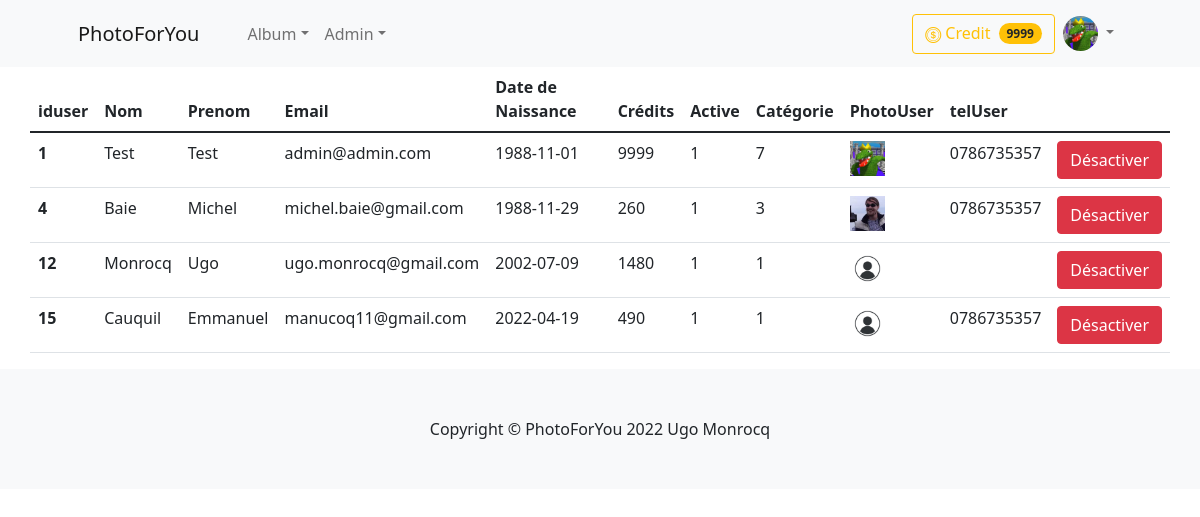
The page /gerer-utilisateur.php (signed in) on the database as committed earlier.
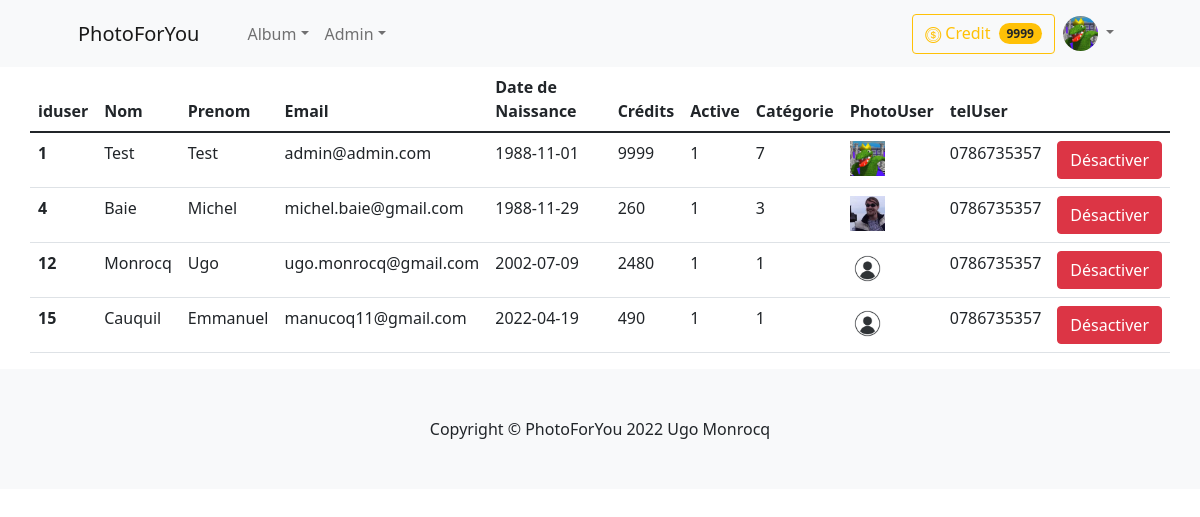
The same page on the database as committed later.
### tables this page shows
CREATE TABLE IF NOT EXISTS `menu` (
  `idMenu` int(11) NOT NULL,
  `nomMenu` varchar(45) DEFAULT NULL,
  `URL` varchar(100) DEFAULT NULL,
  `Habilitation` varchar(45) DEFAULT NULL,
  PRIMARY KEY (`idMenu`)
);

CREATE TABLE IF NOT EXISTS `users` (
  `iduser` int(11) NOT NULL AUTO_INCREMENT,
  `nom` varchar(45) NOT NULL,
  `prenom` varchar(45) NOT NULL,
  `email` varchar(45) NOT NULL,
  `mdp` varchar(128) NOT NULL,
  `dateNaiss` date NOT NULL,
  `credit` int(11) NOT NULL,
  `active` int(11) NOT NULL,
  `categorie` int(11) NOT NULL,
  `photoUser` varchar(100) NOT NULL DEFAULT 'profil.jpg',
  `telUser` char(10) DEFAULT NULL,
  `adressUser` varchar(45) DEFAULT NULL,
  `siteUser` varchar(100) DEFAULT NULL,
  `siret` varchar(14) DEFAULT NULL,
  PRIMARY KEY (`iduser`)
);

### gerer-utilisateur.php (the view, shortened to what this page needs)
<?php
include ('includes/header.php');
?>
<!DOCTYPE html>
<html>
<head>
</head>
<body>
<div class="container">
            <div class="jumbotron">
                <div class="row row-cols-1 row-cols-md-3 g-4">
				<table class="table">
  					<thead class="thead-dark" style="width:100%">
						<tr>
							<th scope="col">iduser</th>
							<th scope="col">Nom</th>
							<th scope="col">Prenom</th>
							<th scope="col">Email</th>
							<th scope="col">Date de Naissance</th>
							<th scope="col">Crédits</th>
							<th scope="col">Active</th>
							<th scope="col">Catégorie</th>
							<th scope="col">PhotoUser</th>
							<th scope="col">telUser</th>
						</tr>
					</thead>
				<tbody>
			<?php
			$req= "SELECT * FROM users";
			$ins=$dbh->prepare($req);
			$ins->execute();
			$num = $ins->fetchAll();
			if($num > 0) {
				foreach ($num as $value){
					echo "<tr>
					<th scope='row'>".$value['iduser']."</th>
					<td>".$value['nom']."</td>
					<td>".$value['prenom']."</td>
					<td>".$value['email']."</td>
					<td>".$value['dateNaiss']."</td>
					<td>".$value['credit']."</td>
					<td>".$value['active']."</td>
					<td>".$value['categorie']."</td>
					<td><img width=35 height=35 src='images/profil/".$value['photoUser']."' ></td>
					<td>".$value['telUser']."</td>
					<td>
					";
		if($value['active']==0)
		{
			echo "<a href='active-user.php?iduser=".$value['iduser']."'><button type='button' class='btn btn-success'>Activer</button></a>
			<a href='supr-user.php?iduser=".$value['iduser']."'><button type='button' class='btn btn-danger'>Supprimer</button></a>";
		}
		elseif($value['active']==1){
			echo "<a href='desac-user.php?iduser=".$value['iduser']."'><button type='button' class='btn btn-danger'>Désactiver</button></a>
			</td>
			</tr>";
		}
	}
}
		else {
			echo "<tr><td colspan='15'><center>Pas de Donnée</center></td></tr>";
		}
		?>
		</tbody>
	</table>
</div>
</div>
</div>
<?php
include ('includes/footer.php');
?>

### includes/header.php (shortened to what this page needs)
<!DOCTYPE html>
<html lang="fr">
<head>
    <link rel="stylesheet" href="assets/css/bootstrap.min.css">
    <link rel="stylesheet" href="https://cdn.jsdelivr.net/npm/bootstrap-icons@1.8.1/font/bootstrap-icons.css">
    <link rel="stylesheet" href="assets/css/style.css">
</head>
<body>
<header>
<nav class="navbar navbar-expand-lg navbar-light bg-light">
    <div class="container px-4 px-lg-5">
        <a class="navbar-brand" href="index.php">PhotoForYou</a>
    <?php
    include("dbconnect.php");
        switch($_SESSION['categorie'])
        {
            case 7:
                $niveauHab = "%A%";
                break;
        }
        $req= "SELECT idMenu,nomMenu,URL FROM menu WHERE Habilitation LIKE '".$niveauHab."'";
        $ins=$dbh->prepare($req);
        $ins->execute();
        $num = $ins->fetchAll();
    ?>
    <div class="collapse navbar-collapse" id="navbarSupportedContent">
      <ul class="navbar-nav me-auto mb-2 mb-lg-0 ms-lg-4">
            <?php
              foreach ($num as $value)
                  {
                    if (strlen($value['idMenu'])==1)
                    {
                      echo "<li class='nav-item dropdown'>".PHP_EOL;
                        echo "<a class='nav-link dropdown-toggle' data-toggle='dropdown' href=".$value['URL'].">".$value['nomMenu']."</a>".PHP_EOL;
                      echo "</li>";
                    }
                  }
            ?>
        </ul>
      </div>
        <?php
            switch($_SESSION['categorie'])
            {
             case 7:
              echo "
              <div class='d-grid gap-2 d-md-flex justify-content-md-end'>
                <a class='btn btn-outline-warning' href='credit.php' type='submit'>
                  <i class='bi bi-coin'></i>
                  Credit
                <span class='badge bg-warning text-dark ms-1 rounded-pill'>".$_SESSION['credit']."</span>
                </a>
              </div>
              <div class='d-grid gap-2 d-md-flex justify-content-md-end'>
              <div class='collapse navbar-collapse'>
                <ul class='navbar-nav dropdown-menu-lg-end'>
                  <li class='nav-item dropdown'>
                    <a class='nav-link dropdown-toggle' href='#' id='navbarDropdownMenuLink' role='button' data-toggle='dropdown'>
                    <img src='images/profil/".htmlentities($_SESSION['photouser'])."' class='rounded-circle' alt='' width=35 height=35/>
                    </a>
                      <ul class='dropdown-menu dropdown-menu-lg-end'>
                        <li> <a class='dropdown-item' href='voir-profil.php'>Voir Profil</a></li>
                        <li><a class='dropdown-item' href='deconnexion.php'>Deconnexion</a></li>
                      </ul>
                  </li>
                </ul>
              </div>
              </div>";break;
          }?>
    </div>
</nav>
</header>

### includes/footer.php (shortened to what this page needs)
<footer class="py-5 bg-light">
            <div class="container"><p class="m-0 text-center text-dark">Copyright &copy; PhotoForYou 2022 Ugo Monrocq</p></div>
</footer>
</body>
</html>

### assets/css/style.css (style rules this page uses)
.bi { vertical-align: -.125em; fill: currentColor; }

Rows that differ between the two databases and show on the page:
changed users "Monrocq": credit "1480" → "2480"; telUser (not shown) → "0786735357"
